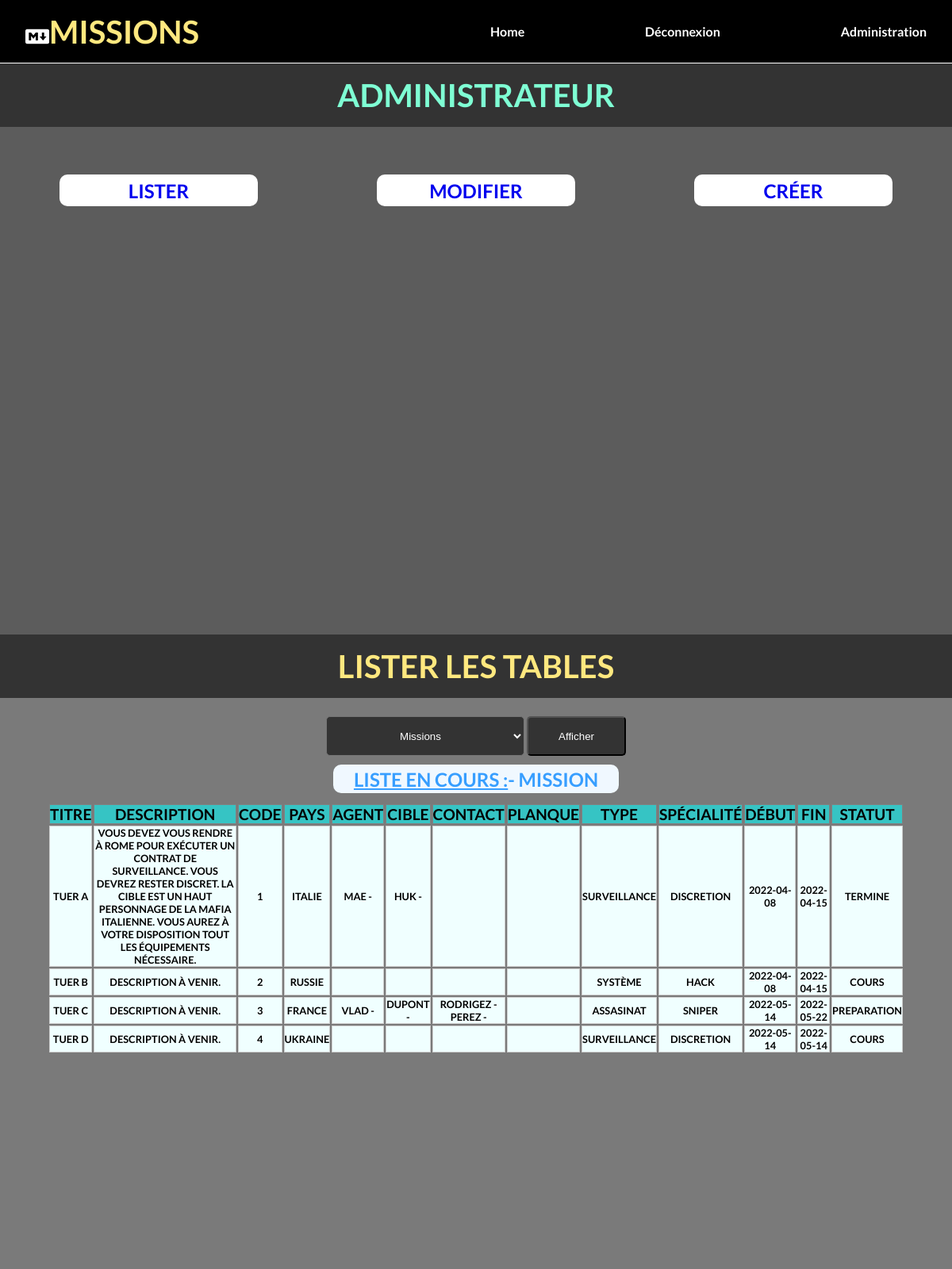
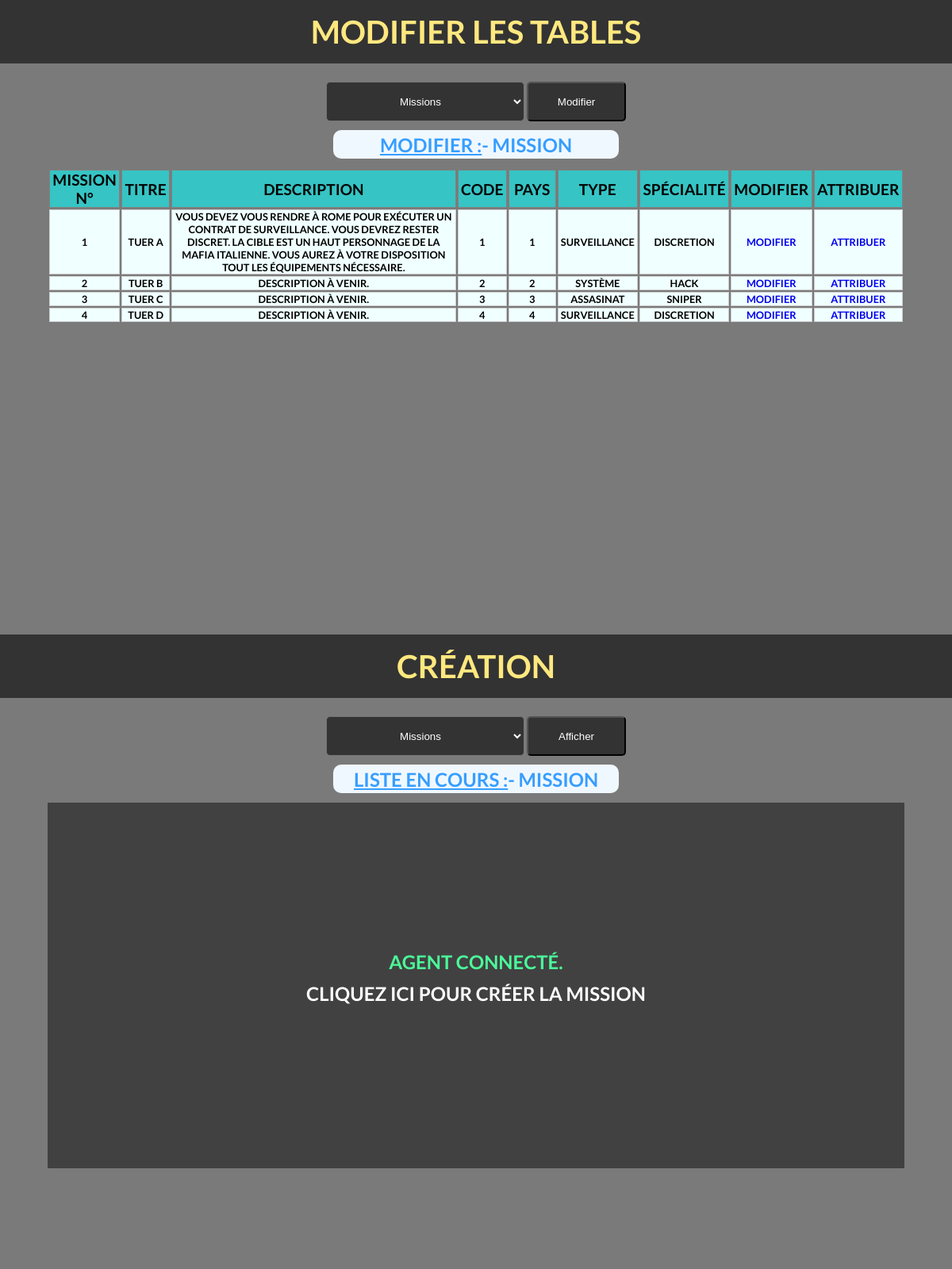
Screenshot of /views/administration.php (signed in) with the database file from the repository (2 pictures, top to bottom).
### tables this page shows
CREATE TABLE IF NOT EXISTS `mission` (
  `id` int(11) NOT NULL AUTO_INCREMENT,
  `nom` varchar(50) NOT NULL,
  `description` text NOT NULL,
  `code` int(11) NOT NULL,
  `pays` varchar(50) NOT NULL,
  `type` varchar(255) NOT NULL,
  `specialite_requis` varchar(50) NOT NULL,
  `date_debut` date NOT NULL,
  `date_fin` date NOT NULL,
  `statut` varchar(255) NOT NULL,
  PRIMARY KEY (`id`)
);

CREATE TABLE IF NOT EXISTS `membre` (
  `id` int(11) NOT NULL AUTO_INCREMENT,
  `nom` varchar(50) NOT NULL,
  `prenom` varchar(50) NOT NULL,
  `date_naissance` date NOT NULL,
  `nationalite` varchar(50) NOT NULL,
  `code` int(11) NOT NULL,
  `specialite` varchar(50) NOT NULL,
  `mission_attribue` int(11) NOT NULL,
  `categorie` varchar(255) NOT NULL,
  PRIMARY KEY (`id`)
);

### includes/fonction.php (called while the page is built, shortened)
<?php
function isConnected()
{
    return (bool)(isset($_SESSION['id']) && !empty($_SESSION['id']) && is_numeric($_SESSION['id']));
}
function pathPhp()
{
    return realpath(true) . 'php/';
}

### views/user.php (called while the page is built)
<?php
if (isConnected()) {
    $sessionId = $_SESSION['id'];
    $membre = $bdd->prepare('SELECT * FROM users WHERE id = :id');
    $membre->bindValue('id', $sessionId);
    $membre->execute();
    $M = $membre->fetch(PDO::FETCH_ASSOC);
    $rang = $M['rang'];
} else {
    $sessionId = 0;
    $rang = 0;
}

### views/listerAdmin.php (the view, shortened to what this page needs)
<?php
$sessionName = $_SESSION['select_categorie'];
if (isConnected() and $rang >= 2) {
?>
    <div class="blocAdminHaut">
        <form method="post" action="..\<?php echo pathPhp(); ?>tableSelect.php">
            <select name="select" class="select" id="select" name="select">
                <option value="mission" name="mission" selected>Missions</option>
            </select>
            <input type="submit" class="submit" value="Afficher" />
        </form>
    </div>
    <div class="nom_session"> <u>Liste en cours : </u> <?php echo ' - ' . $sessionName; ?></div>
    <div class="blocAdminBas">
        <div class="tableauListe">
            <?php
            if ($sessionName == "agent") {
            ?>
                <table class="Liste">
                    <tr>
                        <th>Nom</th>
                        <th>prenom</th>
                        <th>Date Naissance</th>
                        <th>Code</th>
                        <th>Nationalité</th>
                        <th>Spécialité</th>
                        <th>Mission attribué</th>
                    </tr>
                    <?php
                    $A = $bdd->prepare('SELECT * FROM membre WHERE categorie = ? ');
                    $A->execute(array($sessionName));
                    while ($agent = $A->fetch()) {
                    ?>
                        <tr>
                            <td class="tdStandard"><?php echo $agent['nom']; ?></a></td>
                            <td class="tdStandard"><?php echo $agent['prenom']; ?></td>
                            <td class="tdStandard"><?php echo $agent['date_naissance']; ?></td>
                            <td class="tdStandard"><?php echo $agent['code']; ?></td>
                            <td class="tdStandard"><?php echo $agent['nationalite']; ?></td>
                            <td class="tdStandard"><?php echo $agent['specialite']; ?></td>
                            <td class="tdStandard"><?php echo $agent['mission_attribue']; ?></td>
                        </tr>
                    <?php  }
                    ?>
                </table>
            <?php
            } elseif ($sessionName == "mission") {
            ?>
                <table class="Liste">
                    <tr>
                        <th>Titre</th>
                        <th>Description</th>
                        <th>Code</th>
                        <th>Pays</th>
                        <th>Agent</th>
                        <th>cible</th>
                        <th>contact</th>
                        <th>planque</th>
                        <th>type</th>
                        <th>Spécialité</th>
                        <th>Début</th>
                        <th>Fin</th>
                        <th>Statut</th>
                    </tr>
                    <?php
                    $M = $bdd->prepare('SELECT * FROM mission ');
                    $M->execute(array());
                    while ($mission = $M->fetch()) {
                    ?>
                        <tr>
                            <td class="tdStandard"><?php echo $mission['nom']; ?></a></td>
                            <td class="tdDescription"><?php echo $mission['description']; ?></td>
                            <td class="tdStandard"><?php echo $mission['code']; ?></td>
                            <td class="tdStandard"><?php echo $mission['pays']; ?></td>
                            <td class="tdStandard"> <?php
                                                    $LA = $bdd->prepare('SELECT * FROM membre WHERE mission_attribue = ? AND categorie = ?');
                                                    $LA->execute(array($mission['id'], "agent"));
                                                    while ($listeAgent = $LA->fetch()) {
                                                        echo  "   " . $listeAgent['nom'] . " - ";
                                                    } ?></td>
                            <td class="tdStandard"> <?php
                                                    $LA = $bdd->prepare('SELECT * FROM membre WHERE mission_attribue = ? AND categorie = ?');
                                                    $LA->execute(array($mission['id'], "cible"));
                                                    while ($listeAgent = $LA->fetch()) {
                                                        echo  "   " . $listeAgent['nom'] . " - ";
                                                    } ?></td>
                            <td class="tdStandard"> <?php
                                                    $LA = $bdd->prepare('SELECT * FROM membre WHERE mission_attribue = ? AND categorie = ?');
                                                    $LA->execute(array($mission['id'], "contact"));
                                                    while ($listeAgent = $LA->fetch()) {
                                                        echo  "   " . $listeAgent['nom'] . " - ";
                                                    } ?></td>
                            <td class="tdStandard"> <?php
                                                    $ad = $bdd->prepare('SELECT * FROM planque WHERE mission_attribue = ?');
                                                    $ad->execute(array($mission['id']));
                                                    while ($listeAdresse = $ad->fetch()) {
                                                        echo  "   " . $listeAdresse['adresse'] . " - ";
                                                    } ?></td>
                            <td class="tdStandard"><?php echo $mission['type']; ?></td>
                            <td class="tdStandard"><?php echo $mission['specialite_requis']; ?></td>
                            <td class="tdStandard"><?php echo $mission['date_debut']; ?></td>
                            <td class="tdStandard"><?php echo $mission['date_fin']; ?></td>
                            <td class="tdStandard"><?php echo $mission['statut']; ?></td>
                        </tr>
                    <?php  }
                    ?>
                </table>
            <?php
            }
            ?>
        </div>
    </div>
<?php
} else {
    header('Location:..\index.php');
}
?>

### views/modifierAdmin.php (shortened to what this page needs)
<?php
$sessionEdit = $_SESSION['table_edit'];
if (isConnected() and $rang >= 2) {
?>
    <div class="blocAdminHaut">
        <form method="post" action="..\<?php echo pathPhp(); ?>tableEdit.php">
            <select name="select" class="select" id="select">
                <option value="mission" name="mission" selected>Missions</option>
            </select>
            <input type="submit" class="submit" value="Modifier" />
        </form>
    </div>
    <div class="nom_session"> <u>Modifier : </u> <?php echo ' - ' . $sessionEdit; ?></div>
    <div class="blocAdminBas">
        <div class="tableauListe">
            <?php
            if ($sessionEdit == "agent") {
            ?>
                <table class="Liste">
                    <tr>
                        <th>Nom</th>
                        <th>prenom</th>
                        <th>Date Naissance</th>
                        <th>Code</th>
                        <th>Nationalité</th>
                        <th>Spécialité</th>
                        <th>Mission attribué</th>
                        <th>editer</th>
                    </tr>
                    <?php
                    $A = $bdd->prepare('SELECT * FROM membre WHERE categorie = ? ');
                    $A->execute(array($sessionEdit));
                    while ($agent = $A->fetch()) {
                    ?>
                        <tr>
                            <td class="tdStandard"><?php echo $agent['nom']; ?></a></td>
                            <td class="tdStandard"><?php echo $agent['prenom']; ?></td>
                            <td class="tdStandard"><?php echo $agent['date_naissance']; ?></td>
                            <td class="tdStandard"><?php echo $agent['code']; ?></td>
                            <td class="tdStandard"><?php echo $agent['nationalite']; ?></td>
                            <td class="tdStandard"><?php echo $agent['specialite']; ?></td>
                            <td class="tdStandard"><?php echo $agent['mission_attribue']; ?></td>
                            <td class="tdStandard"><a href="agent.php?id=<?php echo $agent['id']; ?>" class="detail">Modifier</a></td>
                        </tr>
                    <?php  }
                    ?>
                </table>
            <?php
            } elseif ($sessionEdit == "mission") {
            ?>
                <table class="Liste">
                    <tr>
                        <th>Mission n°</th>
                        <th>Titre</th>
                        <th>Description</th>
                        <th>Code</th>
                        <th>Pays</th>
                        <th>type</th>
                        <th>Spécialité</th>
                        <th>Modifier</th>
                        <th>Attribuer</th>
                    </tr>
                    <?php
                    $M = $bdd->prepare('SELECT * FROM mission ');
                    $M->execute(array());
                    while ($mission = $M->fetch()) {
                    ?>
                        <tr>
                            <td class="tdStandard"><?php echo $mission['id']; ?></a></td>
                            <td class="tdStandard"><?php echo $mission['nom']; ?></a></td>
                            <td class="tdDescription"><?php echo $mission['description']; ?></td>
                            <td class="tdStandard"><?php echo $mission['code']; ?></td>
                            <td class="tdStandard"><?php echo $mission['code']; ?></td>
                            <td class="tdStandard"><?php echo $mission['type']; ?></td>
                            <td class="tdStandard"><?php echo $mission['specialite_requis']; ?></td>
                            <td class="tdStandard"><a href="missionModifier.php?id=<?php echo $mission['id']; ?>" class="detail">Modifier</a></td>
                            <td class="tdStandard"><a href="missionAttribue.php?id=<?php echo $mission['id']; ?>" class="detail">Attribuer</a></td>
                        </tr>
                    <?php  }
                    ?>
                </table>
            <?php
            }
            ?>
        </div>
    </div>
<?php
} else {
    header('Location:..\index.php');
}
?>

### css&js/style.css (style rules this page uses)
* { margin: 0; padding: 0; box-sizing: border-box; }
html { font-size: 16px; scroll-behavior: smooth; }
body { font-family: 'Lato', sans-serif; font-weight: bold; }
th { font-size: 1.2rem; background-color: rgb(54, 196, 196); border: 1px solid gray; }
.tdDescription { width: 30%; }
.tdStandard { width: 5%; }
td { background-color: azure; font-size: 0.8rem; border: 1px solid rgb(204, 204, 204); }
.detail { text-decoration: none; cursor: pointer; font-weight: bold; }
.valide { width: 60%; height: 5%; color: rgb(75, 250, 154); text-align: center; font-size: 1.5rem; }
.blocAdminHaut { width: 100%; height: 10%; color: white; display: flex; justify-content: center; align-items: center; }
.select { width: 250px; height: 50px; border-radius: 5px; background-color: #333; color: white; text-align: center; }
.submit { width: 125px; height: 50px; border-radius: 5px; background-color: #333; color: white; text-align: center; }
.blocAdminBas { width: 90%; height: 80%; }
.tableauListe { font-weight: bold; text-transform: uppercase; text-align: center; width: 100%; height: 100%; }
.Liste { width: 100%; }
.nom_session { font-size: 1.5rem; width: 30%; height: 5%; color: rgb(55, 158, 255); text-transform: uppercase; text-align: center; font-weight: bold; background-color: aliceblue; display: flex; justify-content: center; align-items: center; margin-bottom: 1%; border-radius: 10px; }

### rows the page displays
mission: nom "TUER A", description "VOUS DEVEZ VOUS RENDRE À ROME POUR EXÉCUTER UN CONTRAT DE SURVEILLANCE. VOUS DEVREZ RESTER DISCRET. LA CIBLE EST UN HAUT PERSONNAGE DE LA MAFIA ITALIENNE. VOUS AUREZ À VOTRE DISPOSITION TOUT LES ÉQUIPEMENTS NÉCESSAIRE.", code "1", pays "ITALIE", type "SURVEILLANCE", specialite_requis "DISCRETION", date_debut "2022-04-08", date_fin "2022-04-15", statut "TERMINE", id "1"
membre: nom "MAE"
membre: nom "HUK"
mission: nom "TUER B", description "DESCRIPTION À VENIR.", code "2", pays "RUSSIE", type "SYSTÈME", specialite_requis "HACK", date_debut "2022-04-08", date_fin "2022-04-15", statut "COURS", id "2"
mission: nom "TUER C", description "DESCRIPTION À VENIR.", code "3", pays "FRANCE", type "ASSASINAT", specialite_requis "SNIPER", date_debut "2022-05-14", date_fin "2022-05-22", statut "PREPARATION", id "3"
membre: nom "VLAD"
membre: nom "DUPONT"
membre: nom "RODRIGEZ"
membre: nom "PEREZ"
mission: nom "TUER D", description "DESCRIPTION À VENIR.", code "4", pays "UKRAINE", type "SURVEILLANCE", specialite_requis "DISCRETION", date_debut "2022-05-14", date_fin "2022-05-14", statut "COURS", id "4"

### other values shown
$sessionName "MISSION"
$sessionEdit "MISSION"
$_SESSION['error'] "AGENT CONNECTÉ."
